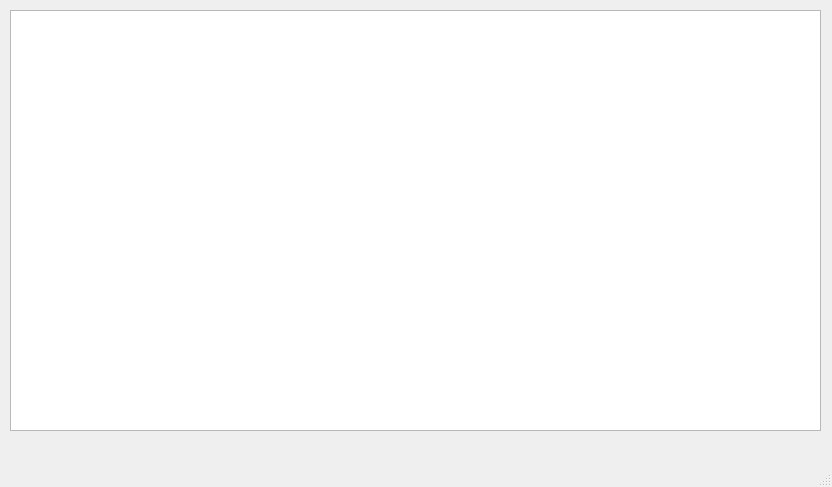
<?xml version="1.0" encoding="UTF-8"?>
<ui version="4.0">
 <class>MainWindow</class>
 <widget class="QMainWindow" name="MainWindow">
  <property name="geometry">
   <rect>
    <x>0</x>
    <y>0</y>
    <width>832</width>
    <height>487</height>
   </rect>
  </property>
  <property name="windowTitle">
   <string>MainWindow</string>
  </property>
  <widget class="QWidget" name="centralwidget">
   <widget class="QTableWidget" name="tableWidget">
    <property name="geometry">
     <rect>
      <x>10</x>
      <y>10</y>
      <width>811</width>
      <height>421</height>
     </rect>
    </property>
   </widget>
  </widget>
  <widget class="QMenuBar" name="menubar">
   <property name="geometry">
    <rect>
     <x>0</x>
     <y>0</y>
     <width>832</width>
     <height>21</height>
    </rect>
   </property>
  </widget>
  <widget class="QStatusBar" name="statusbar"/>
 </widget>
 <resources/>
 <connections/>
</ui>
